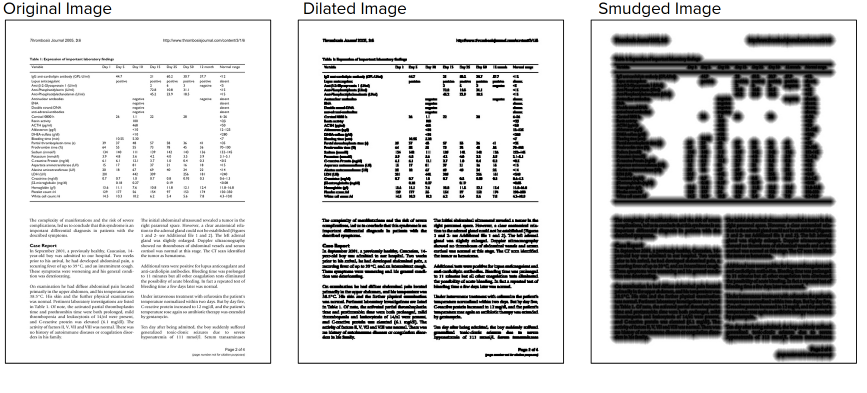
#> input picture Data Preparation/Images/3img.png, 1733 x 785 px (shown at 1/2 size)
$ python -i line_detection.py   (imports and definitions only)
#> lines starting #> are read from the running program, lines starting #| are printed output that depends on the picture; after the words box and inside, x2 and y2 are one past the last pixel; in counts of white or black regions, pixels touching at a corner belong together
#> further down, picture is the input picture: shape (785, 1733, 3); mean B, G, R 205.8, 205.8, 205.8
import cv2
import numpy as np
import os
import random

# Input : Image
# Output : hor,ver
def line_detection(image):

    gray = cv2.cvtColor(image, cv2.COLOR_BGR2GRAY)
    bw = cv2.adaptiveThreshold(gray, 255, cv2.ADAPTIVE_THRESH_MEAN_C, cv2.THRESH_BINARY, 15, 1)
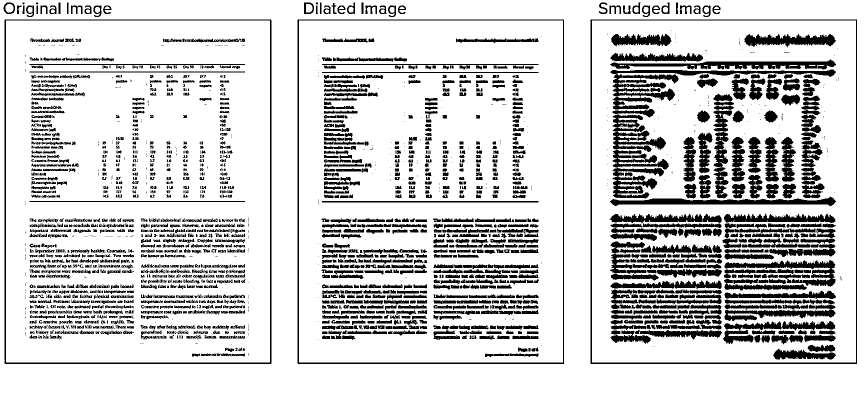
#> bw: shape (785, 1733) (shown at 1/2 size); 80.6% white; 2222 black regions (742 under 20 px), largest, box (x1, y1, x2, y2) and area: (1220, 139, 1672, 219) 7162, (9, 39, 543, 728) 6769, (1181, 39, 1714, 728) 6085
    bw = cv2.bitwise_not(bw)

    '''directory = '/content/drive/My Drive/Optum/Dataset/images'
    os.chdir(directory)
    n = random.random()
    print ("Random number generated is",n)

    filename = str(n) + "after_threshold.jpg"
    cv2.imwrite(filename, bw)'''
    ## To visualize image after thresholding ##
    # cv2_imshow("bw",bw)
    # cv2.waitKey(0)
    ###########################################
    horizontal = bw.copy()
    vertical = bw.copy()
    img = image.copy()
    # [horizontal lines]
    # Create structure element for extracting horizontal lines through morphology operations
    horizontalStructure = cv2.getStructuringElement(cv2.MORPH_RECT, (15, 1))

    # Apply morphology operations
    horizontal = cv2.erode(horizontal, horizontalStructure)
#> horizontal: shape (785, 1733); 6.4% white; 947 white regions (417 under 20 px), largest, box (x1, y1, x2, y2) and area: (1227, 397, 1665, 409) 3867, (1227, 123, 1665, 137) 2773, (1227, 140, 1665, 151) 2297
    horizontal = cv2.dilate(horizontal, horizontalStructure)
#> horizontal: shape (785, 1733); 10.6% white; 914 white regions (146 under 20 px), largest, box (x1, y1, x2, y2) and area: (1220, 397, 1672, 409) 4231, (1220, 123, 1672, 137) 3123, (1220, 140, 1672, 151) 2703

    horizontal = cv2.dilate(horizontal, (1,1), iterations=5)
#> horizontal: shape (785, 1733); 23.1% white; 378 white regions, largest, box (x1, y1, x2, y2) and area: (1220, 113, 1672, 414) 57582, (1221, 566, 1444, 688) 19055, (1447, 433, 1672, 522) 15119
    horizontal = cv2.erode(horizontal, (1,1), iterations=5)
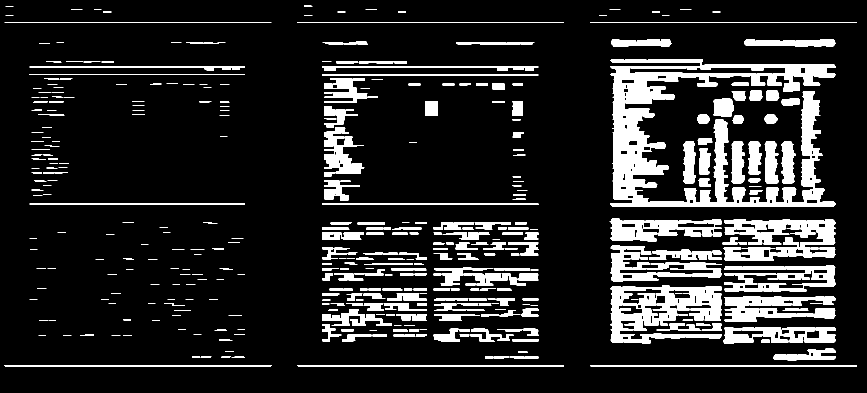
#> horizontal: shape (785, 1733) (shown at 1/2 size); 13.8% white; 392 white regions (80 under 20 px), largest, box (x1, y1, x2, y2) and area: (1220, 118, 1672, 414) 45207, (1221, 571, 1444, 688) 13805, (1447, 438, 1672, 522) 10674

    '''directory = '/content/drive/My Drive/Optum/Dataset/images'
    os.chdir(directory)
    n = random.random()
    print ("Random number generated is",n)

    filename = str(n) + "hor_lines_highlighted.jpg"
    cv2.imwrite(filename, horizontal)'''

    ## Uncomment to visualize highlighted Horizontal lines
    # cv2_imshow("horizontal",horizontal)
    # cv2.waitKey(0)

    # HoughlinesP function to detect horizontal lines
    hor_lines = cv2.HoughLinesP(horizontal,rho=1,theta=np.pi/180,threshold=100,minLineLength=30,maxLineGap=3)
#> hor_lines = 1172 rows, first 6: [1181, 44, 1713, 44], [1181, 45, 1713, 45], [595, 731, 1127, 731], [9, 730, 542, 730], [10, 732, 541, 732], [644, 408, 1076, 408]
    if hor_lines is None:
        return None,None
    temp_line = []
    for line in hor_lines:
        for x1,y1,x2,y2 in line:
            temp_line.append([x1,y1-5,x2,y2-5])
#> this loop made 1172 passes
#> after the loop, temp_line = 1172 items, first 6: [1181, 39, 1713, 39], [1181, 40, 1713, 40], [595, 726, 1127, 726], [9, 725, 542, 725], [10, 727, 541, 727], [644, 403, 1076, 403]

    # Sorting the list of detected lines by Y1
    hor_lines = sorted(temp_line,key=lambda x: x[1])
#> hor_lines = 1172 items, first 6: [1181, 39, 1713, 39], [647, 39, 1127, 39], [1181, 40, 1713, 40], [650, 40, 1127, 40], [1636, 75, 1668, 75], [1490, 76, 1559, 76]
    print ("hor_lines",hor_lines)
#> (printed output is left out)


    ## Uncomment this part to visualize the lines detected on the image ##
    print(len(hor_lines))
    for x1, y1, x2, y2 in hor_lines:
        cv2.line(image, (x1,y1), (x2,y2), (0, 255, 0), 1)
#> this loop made 1172 passes
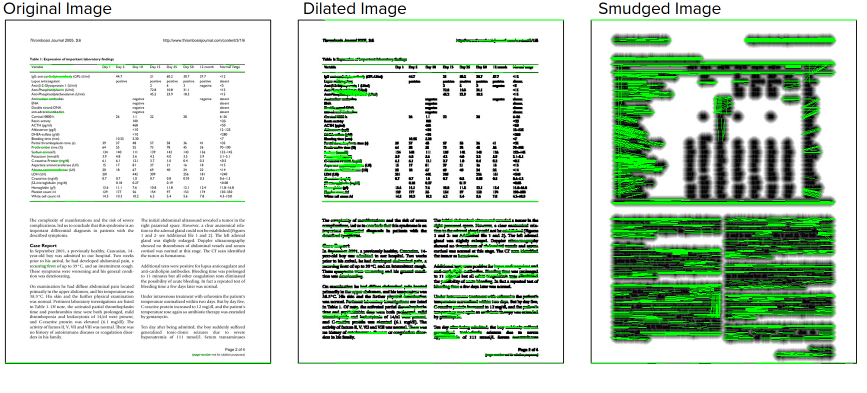
#> image: shape (785, 1733, 3) (shown at 1/2 size); 5.92% of pixels changed, all inside (x1, y1, x2, y2) = (9, 39, 1714, 728)


    '''directory = '/content/drive/My Drive/Optum/Dataset/images'
    os.chdir(directory)
    n = random.random()
    print ("Random number generated is",n)

    filename = str(n) + "hor_lines_detected.jpg"
    cv2.imwrite(filename, image)'''
    # print(image.shape)
    # cv2_imshow("image",image)
    # cv2.waitKey(0)
    ####################################################################

    ## Selection of best lines from all the horizontal lines detected ##
    lasty1 = -111111
    lines_x1 = []
    lines_x2 = []
    hor = []
    i=0
    for x1,y1,x2,y2 in hor_lines:
        if y1 >= lasty1 and y1 <= lasty1 + 10:
            lines_x1.append(x1)
            lines_x2.append(x2)
        else:
            if (i != 0 and len(lines_x1) is not 0):
                hor.append([min(lines_x1),lasty1,max(lines_x2),lasty1])
            lasty1 = y1
            lines_x1 = []
            lines_x2 = []
            lines_x1.append(x1)
            lines_x2.append(x2)
            i+=1
#> this loop made 1172 passes
#> (x1, y1, x2, y2, lasty1) on passes 1, 5, 30, 31, 43: (1181, 39, 1713, 39, 39), (1636, 75, 1668, 75, 75), (1226, 86, 1339, 86, 86), (1296, 114, 1405, 114, 114), (1400, 125, 1668, 125, 125)
#> lasty1 on passes 70, 99: 140, 151
#> after the loop, hor = 54 items, first 6: [647, 39, 1713, 39], [657, 75, 1671, 75], [1226, 86, 1339, 86], [673, 114, 1668, 114], [59, 125, 1671, 125], [59, 140, 1671, 140]; i = 55
    hor.append([min(lines_x1),lasty1,max(lines_x2),lasty1])
    #####################################################################


    # [vertical lines]
    # Create structure element for extracting vertical lines through morphology operations
    verticalStructure = cv2.getStructuringElement(cv2.MORPH_RECT, (1, 15))
#> verticalStructure = [1, 1, 1, 1, 1, 1, 1, 1, 1, 1, 1, 1, 1, 1, 1]

    # Apply morphology operations
    vertical = cv2.erode(vertical, verticalStructure)
#> vertical: shape (785, 1733); 1.3% white; 355 white regions (250 under 20 px), largest, box (x1, y1, x2, y2) and area: (1181, 46, 1184, 721) 2025, (595, 46, 598, 721) 2024, (540, 46, 543, 721) 2023
    vertical = cv2.dilate(vertical, verticalStructure)
#> vertical: shape (785, 1733); 2.6% white; 339 white regions (73 under 20 px), largest, box (x1, y1, x2, y2) and area: (1181, 39, 1184, 728) 2067, (595, 39, 598, 728) 2066, (540, 39, 543, 728) 2065

    vertical = cv2.dilate(vertical, (1,1), iterations=8)
#> vertical: shape (785, 1733); 3.3% white; 305 white regions, largest, box (x1, y1, x2, y2) and area: (1181, 39, 1184, 736) 2091, (595, 39, 598, 736) 2090, (540, 39, 543, 736) 2089
    vertical = cv2.erode(vertical, (1,1), iterations=7)
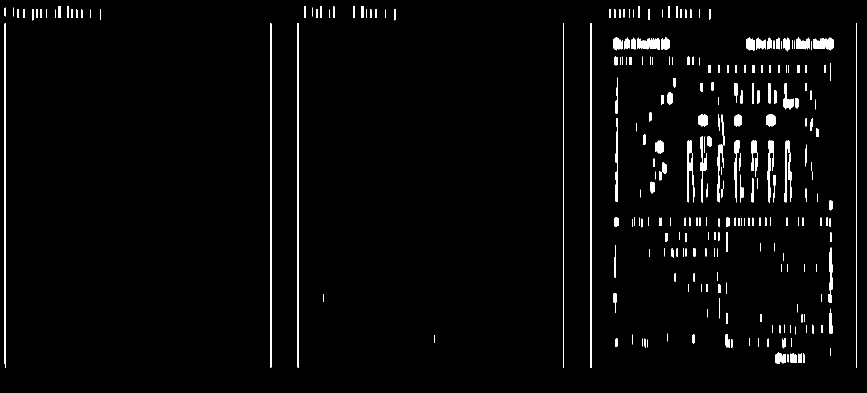
#> vertical: shape (785, 1733) (shown at 1/2 size); 2.7% white; 307 white regions (64 under 20 px), largest, box (x1, y1, x2, y2) and area: (1181, 46, 1184, 736) 2070, (595, 46, 598, 736) 2069, (540, 46, 543, 736) 2068

    ######## Preprocessing Vertical Lines ###############
    # cv2_imshow("vertical",vertical)
    # cv2.waitKey(0)
    #####################################################

    # HoughlinesP function to detect vertical lines
    # ver_lines = cv2.HoughLinesP(vertical,rho=1,theta=np.pi/180,threshold=20,minLineLength=20,maxLineGap=2)
    ver_lines = cv2.HoughLinesP(vertical, 1, np.pi/180, 20, np.array([]), 20, 2)
#> ver_lines = 223 rows, first 6: [595, 734, 595, 46], [542, 734, 542, 47], [1183, 735, 1183, 46], [1181, 735, 1181, 46], [1126, 735, 1126, 46], [596, 735, 596, 46]
    if ver_lines is None:
        return None,None
    temp_line = []
    for line in ver_lines:
        for x1,y1,x2,y2 in line:
            temp_line.append([x1,y1,x2,y2])
#> this loop made 223 passes
#> after the loop, temp_line = 223 items, first 6: [595, 734, 595, 46], [542, 734, 542, 47], [1183, 735, 1183, 46], [1181, 735, 1181, 46], [1126, 735, 1126, 46], [596, 735, 596, 46]

    # Sorting the list of detected lines by X1
    ver_lines = sorted(temp_line,key=lambda x: x[0])
#> ver_lines = 223 items, first 6: [9, 727, 9, 47], [10, 735, 10, 46], [11, 735, 11, 46], [540, 735, 540, 46], [541, 735, 541, 46], [542, 734, 542, 47]
    print ("ver_lines",ver_lines)
    ## Uncomment this part to visualize the lines detected on the image ##
    print(len(ver_lines))
    for x1, y1, x2, y2 in ver_lines:
        cv2.line(image, (x1,y1-5), (x2,y2-5), (0, 255, 0), 1)
#> this loop made 223 passes
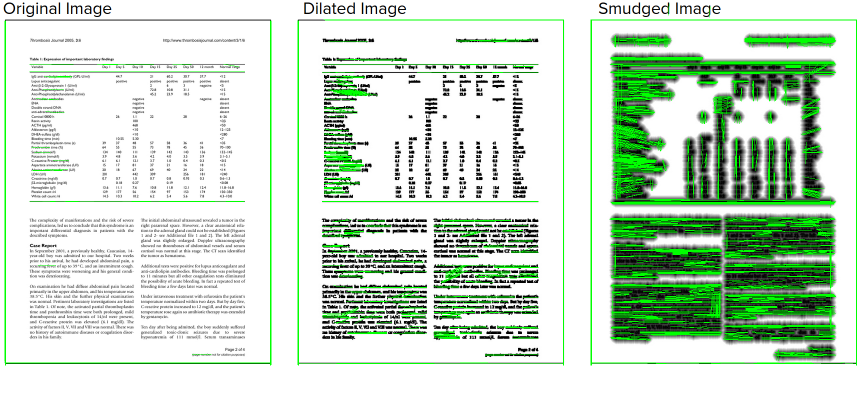
#> image: shape (785, 1733, 3) (shown at 1/2 size); 1.24% of pixels changed, all inside (x1, y1, x2, y2) = (9, 7, 1714, 731)


    '''directory = '/content/drive/My Drive/Optum/Dataset/images'
    os.chdir(directory)
    n = random.random()
    print ("Random number generated is",n)

    filename = str(n) + "ver_lines_detected.jpg"
    cv2.imwrite(filename, image)'''

    # print(image.shape)
    # cv2_imshow("image",image)
    # cv2.waitKey(0)
    ####################################################################

    ## Selection of best lines from all the vertical lines detected ##
    lastx1 = -111111
    lines_y1 = []
    lines_y2 = []
    ver = []
    count = 0
    lasty1 = -11111
    lasty2 = -11111
    for x1,y1,x2,y2 in ver_lines:
        if x1 >= lastx1 and x1 <= lastx1 + 15 and not (((min(y1,y2)<min(lasty1,lasty2)-20 or min(y1,y2)<min(lasty1,lasty2)+20)) and ((max(y1,y2)<max(lasty1,lasty2)-20 or max(y1,y2)<max(lasty1,lasty2)+20))):
            lines_y1.append(y1)
            lines_y2.append(y2)
            # lasty1 = y1
            # lasty2 = y2
        else:
            if (count != 0 and len(lines_y1) is not 0):
                ver.append([lastx1,min(lines_y2)-5,lastx1,max(lines_y1)-5])
            lastx1 = x1
            lines_y1 = []
            lines_y2 = []
            lines_y1.append(y1)
            lines_y2.append(y2)
            count += 1
            lasty1 = -11111
            lasty2 = -11111
#> this loop made 223 passes
#> (x1, y1, x2, y2, lastx1) on passes 1, 4, 7, 10, 12, 15, 34, 42, 48, 53: (9, 727, 9, 47, 9), (540, 735, 540, 46, 540), (595, 734, 595, 46, 595), (1126, 735, 1126, 46, 1126), (1181, 735, 1181, 46, 1181), (1228, 515, 1229, 554, 1228), (1266, 76, 1269, 97, 1266), (1285, 81, 1318, 83, 1285), (1304, 364, 1304, 386, 1304), (1321, 306, 1321, 281, 1321)
#> lastx1 on passes 64, 65, 75, 93, 94: 1339, 1375, 1401, 1418, 1435
#> after the loop, count = 27; ver = 26 items, first 6: [9, 41, 9, 730], [540, 41, 540, 730], [595, 41, 595, 730], [1126, 41, 1126, 730], [1181, 41, 1181, 730], [1228, 70, 1228, 549]
    ver.append([lastx1,min(lines_y2)-5,lastx1,max(lines_y1)-5])
    #################################################################


    ############ Visualization of Lines After Post Processing ############
    for x1, y1, x2, y2 in ver:
        cv2.line(img, (x1,y1), (x2,y2), (0, 255, 0), 1)
#> this loop made 27 passes
#> (x1, y1, x2, y2) on passes 1 to 12: (9, 41, 9, 730), (540, 41, 540, 730), (595, 41, 595, 730), (1126, 41, 1126, 730), (1181, 41, 1181, 730), (1228, 70, 1228, 549), (1266, 78, 1266, 89), (1285, 72, 1285, 359), (1304, 93, 1304, 359), (1321, 7, 1321, 321), (1339, 201, 1339, 179), (1375, 276, 1375, 398)
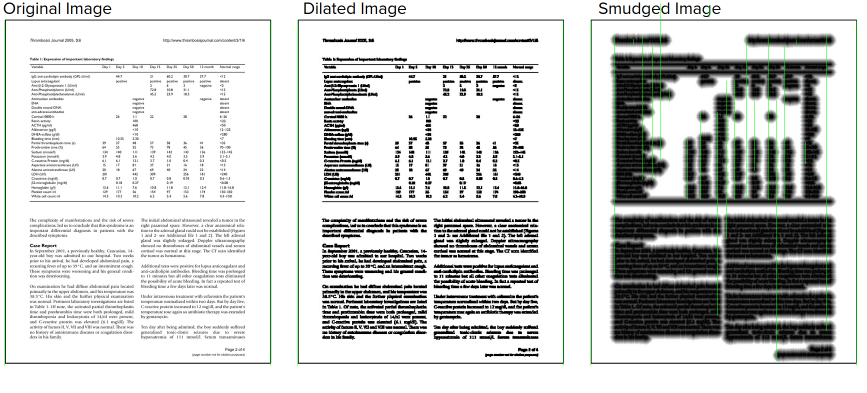
#> img: shape (785, 1733, 3) (shown at 1/2 size); 0.67% of pixels changed, all inside (x1, y1, x2, y2) = (9, 7, 1713, 731)

    for x1, y1, x2, y2 in hor:
        cv2.line(img, (x1,y1), (x2,y2), (0, 255, 0), 1)
#> this loop made 55 passes
#> (x1, y1, x2, y2) on passes 1 to 12: (647, 39, 1713, 39), (657, 75, 1671, 75), (1226, 86, 1339, 86), (673, 114, 1668, 114), (59, 125, 1671, 125), (59, 140, 1671, 140), (88, 151, 1653, 151), (653, 162, 1639, 162), (85, 173, 1599, 173), (666, 184, 1599, 184), (72, 195, 1639, 195), (648, 208, 1639, 208)
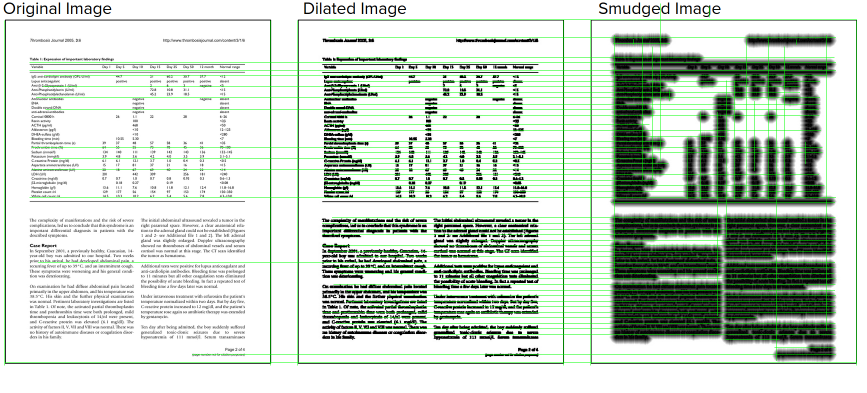
#> img: shape (785, 1733, 3) (shown at 1/2 size); 4.03% of pixels changed, all inside (x1, y1, x2, y2) = (10, 39, 1714, 726)

    '''directory = '/content/drive/My Drive/Optum/Dataset/images'
    os.chdir(directory)
    n = random.random()
    print ("Random number generated is",n)

    filename = str(n) + "all_lines_detected.jpg"
    cv2.imwrite(filename, img)'''

    # cv2_imshow("image",img)
    # cv2.waitKey(0)
    #######################################################################

    print("hor",hor)
    print("ver",ver)

    return hor,ver

# line_detection(cv2.imread('path to image'))

>>> import cv2
>>> picture = cv2.imread('../../Data Preparation/Images/3img.png')
>>> result = line_detection(picture)
